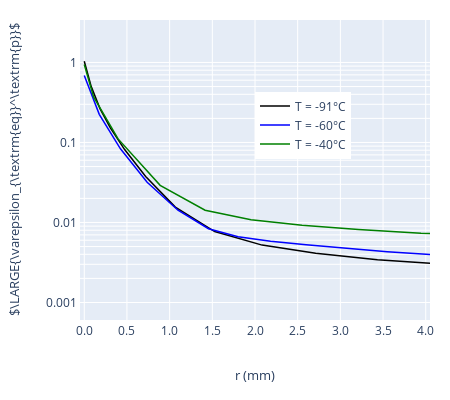

Notebook code cell kept with this figure:
### Markdown cell above
### Equivalent plastic strain

### Code cell
# plastic strain

f = plot_front(front_data_all, 
            np.array([gdata_all[ti]['j0_idx'] for ti in range(n)]) - np.array(skipped_lines_all),
           'xcoord', 'peeq',  [xcorr, np.ones(n)],
           xrange=[-0.05, 4.05], yrange=[np.log(0.04), np.log(1.7)], ylog=True,
          ylab=r'$\LARGE{\varepsilon_{\textrm{eq}}^\textrm{p}}$', xlab = r'r (mm)',
#                plot_lim=0.002
              )

py.iplot(f)
# pio.write_image(f, 'images/fig5.svg',width=450, height=400,)\

### Figure 1 — Plotly figure (JSON) as saved in the notebook; plotly's stock layout.template omitted (floating-point values rounded to 4 significant figures)
{"data": [{"line": {"color": "black", "width": 1.5}, "mode": "lines", "name": "T = -91°C", "type": "scatter", "uid": "c5eb9379-0609-4ab9-b014-b94df7f2fc9c", "x": [0, 0.08068, 0.184, 0.3057, 0.4728, 0.7191, 1.067, 1.528, 2.083, 2.711, 3.434, 4.258, 5.163, 6.143, 7.205, 8.429, 9.948, 11.89, 14.17, 16.62, 19.39, 22.51], "y": [1.034, 0.502, 0.2653, 0.1526, 0.08156, 0.03747, 0.01557, 0.007706, 0.005213, 0.004133, 0.003429, 0.002865, 0.002434, 0.002085, 0.00179, 0.001522, 0.001266, 0.001004, 0.0007773, 0.0005928, 0.0004292, 0.0002814]}, {"line": {"color": "blue", "width": 1.5}, "mode": "lines", "name": "T = -60°C", "type": "scatter", "uid": "c88bc473-3dcf-41ca-94b6-49c0417d0e5b", "x": [0, 0.1757, 0.4238, 0.7367, 1.098, 1.455, 1.802, 2.183, 2.599, 3.053, 3.549, 4.091, 4.684, 5.333, 6.043, 6.818, 7.666, 8.592, 9.603, 10.71, 11.91, 13.23, 14.68, 16.27, 17.99, 23.78, 33.58, 111.9, 121.6], "y": [0.6859, 0.2247, 0.08329, 0.03183, 0.01421, 0.008364, 0.006614, 0.005845, 0.005264, 0.004755, 0.004321, 0.003942, 0.003605, 0.003301, 0.003026, 0.002774, 0.002543, 0.002331, 0.002138, 0.001958, 0.001792, 0.001636, 0.00149, 0.001352, 0.001223, 0.0008496, 0.0003283, 0.0008456, 0.001668]}, {"line": {"color": "green", "width": 1.5}, "mode": "lines", "name": "T = -40°C", "type": "scatter", "uid": "0396fc7f-bd69-408f-ad21-13643ebae794", "x": [0, 0.1095, 0.3963, 0.889, 1.416, 1.953, 2.551, 3.212, 3.945, 4.761, 5.679, 6.722, 7.898, 10.77, 15.29, 19.79, 24.3, 37.8, 42.3, 46.8, 51.31, 55.82], "y": [0.9407, 0.3713, 0.1108, 0.02912, 0.01421, 0.01081, 0.009261, 0.008172, 0.007323, 0.006627, 0.006037, 0.005556, 0.005142, 0.004289, 0.003121, 0.001944, 0.0007634, 0.0003858, 0.001991, 0.003777, 0.00549, 0.006891]}], "layout": {"annotations": [{"font": {"size": 13}, "showarrow": false, "text": "r (mm)", "x": 0.5, "xref": "paper", "y": -0.22, "yref": "paper"}, {"font": {"size": 13}, "showarrow": false, "text": "$\\LARGE{\\varepsilon_{\\textrm{eq}}^\\textrm{p}}$", "textangle": -90, "x": -0.22, "xref": "paper", "y": 0.5, "yref": "paper"}], "height": 400, "legend": {"x": 0.5, "y": 0.65}, "margin": {"b": 80, "l": 80, "r": 20, "t": 20}, "showlegend": true, "width": 450, "xaxis": {"dtick": 0.5, "mirror": "all", "range": [-0.05, 4.05], "showline": true, "tickformat": ".1f", "zeroline": false}, "yaxis": {"mirror": "all", "range": [-3.219, 0.5306], "showline": true, "tickformat": "", "ticktext": ["0.001", "", "", "", "", "", "", "", "", "0.01", "", "", "", "", "", "", "", "", "0.1", "", "", "", "", "", "", "", "", "1", ""], "tickvals": [0.001, 0.002, 0.003, 0.004, 0.005, 0.006, 0.007, 0.008, 0.009, 0.01, 0.02, 0.03, 0.04, 0.05, 0.06, 0.07, 0.08, 0.09, 0.1, 0.2, 0.3, 0.4, 0.5, 0.6, 0.7, 0.8, 0.9, 1], "type": "log", "zeroline": false}}}
